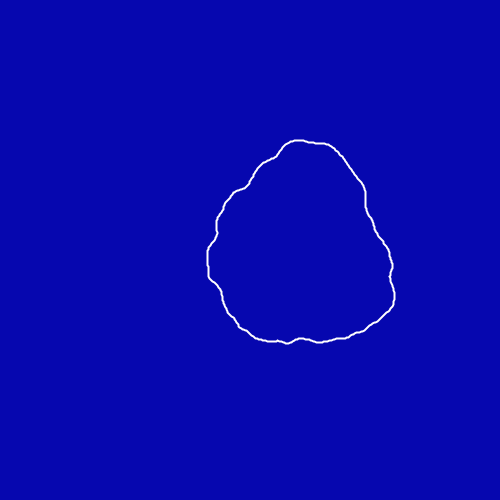
Frame 1 (no input)
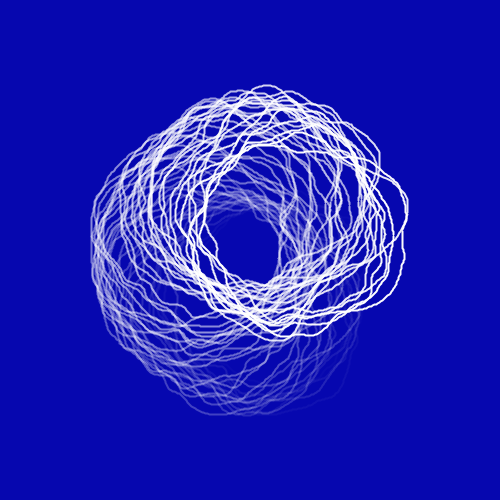
Frame 60 (the mouse pressed at the canvas centre just before this capture)
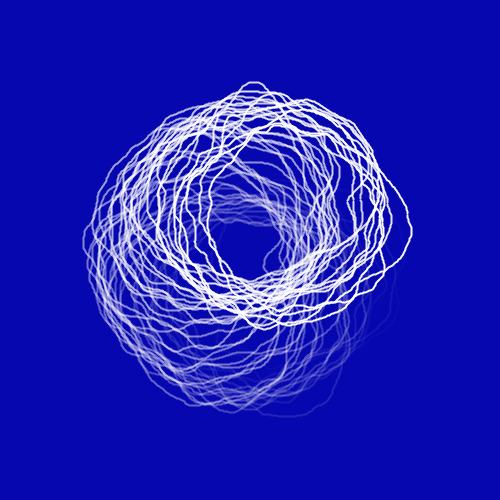
Frame 120 (the mouse held since frame 60 and released just before this capture)

The Processing sketch that drew these frames (run headless with seeded random() and noise(); from frame 60 on, the mouse is pressed at the canvas centre):

// Processing sketch: sketch_15092017
// ── sketch_15092017.pde
ArrayList<Blob> blob;
float x, y, angle;

void setup(){
  size(500,500);
  smooth();
  strokeWeight(2);
  noFill();
  blob = new ArrayList<Blob>();
}

void draw(){
  background(6,7,175);
  update();
  blob.add(new Blob(x,y, 100));
  translate(width/2, height/2);
  for(int i = 0; i<= blob.size()-1; i++){
    Blob b = blob.get(i);
    b.show();
    if(b.isDead()){
      blob.remove(i);
    }
  }
}

void update(){
  angle+=0.1;
  x = 50 * cos(angle);
  y = 50 * sin(angle);
}
// ── Blob.pde
class Blob{
  PVector pos;
  float radius;
  PVector vel;
  float yoff = 0;
  float ctr = random(10);
  float alpha = 255;
  Blob(float x, float y, float r){
    pos = new PVector(x,y);
    radius = r;
    vel = new PVector(0,0);
  }
  
  boolean isDead(){
    if(alpha <=0){
      return true;
    }else{
      return false;
    }
  } 
  
  void show(){
    stroke(255, alpha);
    pushMatrix();
    translate(pos.x, pos.y);
    beginShape();
    for(float a = 0; a < TWO_PI; a+=PI/200){
      float x = cos(a);
      float y = sin(a);
      float noi = noise(x+1, y+1, ctr);
      float d = radius + map(noi, 0,1, -50,50);
      vertex(d * x, d * y);
    }
    endShape();
    popMatrix();
    ctr += .2;
    alpha-=5;
  }
}
